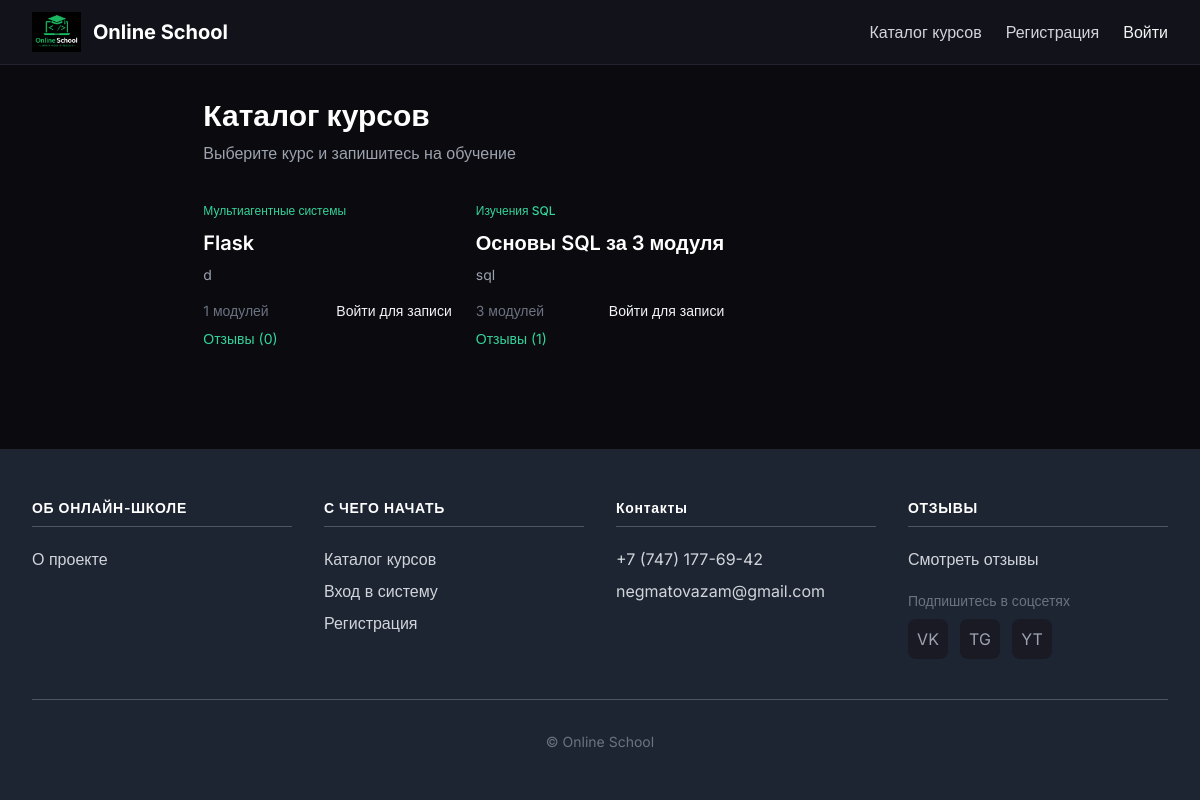
The page /course/catalog/ on the database its author committed.
### courses/models.py (models this page shows, shortened)
class Course(models.Model):
    owner = models.ForeignKey(
        User,
        related_name='courses_created',
        on_delete=models.CASCADE
    )
    subject = models.ForeignKey(
        Subject,
        related_name='courses',
        on_delete=models.CASCADE
    )
    title = models.CharField(max_length=200)
    slug = models.SlugField(max_length=200, unique=True)
    overview = models.TextField()
    created = models.DateTimeField(auto_now_add=True)
    class Meta:
        ordering = ['-created']

class Subject(models.Model):
    title = models.CharField(max_length=200)
    slug = models.SlugField(max_length=200, unique=True)
    class Meta:
        ordering = ['title']

### courses/views.py (the view)
# urls.py: path('catalog/', views.CourseCatalogView.as_view(), name='course_catalog'),
class CourseCatalogView(ListView):
    model = Course
    template_name = 'courses/catalog.html'
    context_object_name = 'courses'
    def get_queryset(self):
        return Course.objects.prefetch_related('modules', 'subject', 'reviews').all()
    def get_context_data(self, **kwargs):
        ctx = super().get_context_data(**kwargs)
        if self.request.user.is_authenticated:
            ctx['enrolled_course_ids'] = set(
                Enrollment.objects.filter(user=self.request.user).values_list('course_id', flat=True)
            )
        else:
            ctx['enrolled_course_ids'] = set()
        return ctx

### courses/context_processors.py (called while the page is built)
def contact_form(request):
    ctx = {'contact_form': ContactForm()}
    if request.user.is_authenticated:
        profile, _ = Profile.objects.get_or_create(user=request.user)
        ctx['user_profile'] = profile
        ctx['user_can_manage_courses'] = (
            request.user.is_staff or
            Course.objects.filter(owner=request.user).exists()
        )
    else:
        ctx['user_profile'] = None
        ctx['user_can_manage_courses'] = False
    return ctx

### courses/templates/courses/catalog.html (shortened to what this page needs)
{% extends "base.html" %}
{% block content %}
<div class="mb-8">
    <h1 class="text-3xl font-bold text-white mb-2">Каталог курсов</h1>
    <p class="text-gray-400">Выберите курс и запишитесь на обучение</p>
</div>
<div class="grid md:grid-cols-2 lg:grid-cols-3 gap-6">
    {% for course in courses %}
    <div class="card hover:border-emerald-500/50 transition">
        <span class="text-xs text-emerald-400 font-medium">{{ course.subject.title }}</span>
        <h3 class="text-xl font-semibold text-white mt-2">{{ course.title }}</h3>
        <p class="text-gray-400 text-sm mt-2 line-clamp-2">{{ course.overview|truncatewords:20 }}</p>
        <div class="mt-4 flex items-center justify-between">
            <span class="text-gray-500 text-sm">{{ course.modules.count }} модулей</span>
            {% if request.user.is_authenticated %}
                {% if course.id in enrolled_course_ids %}
                <a href="{% url 'learn_course' course.id %}" class="text-emerald-400 text-sm hover:underline">Изучать →</a>
                {% else %}
                <form action="{% url 'enroll' course.id %}" method="post" class="inline">
                    {% csrf_token %}
                    <button type="submit" class="btn-primary text-sm">Записаться</button>
                </form>
                {% endif %}
            {% else %}
            <a href="{% url 'login' %}?next={% url 'course_catalog' %}" class="btn-primary text-sm">Войти для записи</a>
            {% endif %}
        </div>
        <a href="{% url 'course_review_list' course.id %}" class="text-emerald-400 text-sm mt-2 inline-block hover:underline">Отзывы ({{ course.reviews.count }})</a>
    </div>
    {% empty %}
    <div class="col-span-full card text-center py-16 text-gray-400">
        <p class="text-lg">Курсы пока не добавлены</p>
    </div>
    {% endfor %}
</div>
{% endblock %}

### courses/templates/base.html (style rules this page uses)
body { font-family: 'Inter', sans-serif; }
.btn-primary { @apply bg-emerald-500 hover:bg-emerald-600 text-white font-medium px-6 py-2.5 rounded-lg transition; }
.card { @apply bg-dark-800 border border-dark-600 rounded-xl p-6; }

### rows shown on the page
Course: subject "Мультиагентные системы", title "Flask", overview "d", modules.count "1", reviews.count "0"
Course: subject "Изучения SQL", title "Основы SQL за 3 модуля", overview "sql", modules.count "3", reviews.count "1"
